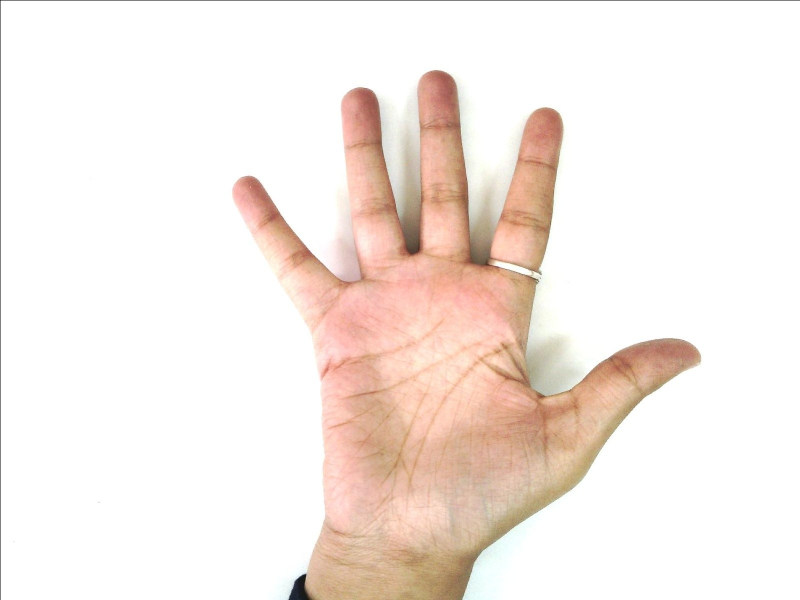
#> input picture data/MySample/img/image112.jpg, 1600 x 1200 px, given in place of IMG_0001.JPG, which was not available (shown at 1/2 size)
$ python my_playground_test2.py --input ../data/MySample/img/image112.jpg
#> lines starting #> are read from the running program, lines starting #| are printed output that depends on the picture; after the words box and inside, x2 and y2 are one past the last pixel; in counts of white or black regions, pixels touching at a corner belong together; pictures that were not available may be replaced by others from this repository, and a replacement may not be noted
from __future__ import print_function
import cv2 as cv
import numpy as np
import argparse
import random as rng

rng.seed(12345)

# image_path = my_utils.path


image_path = "../output/IMG_0001.JPG"


def thresh_callback(val):
    threshold = val
    # Detect edges using Canny
    canny_output = cv.Canny(src_gray, threshold, threshold * 2)
    # Find contours
    contours, _ = cv.findContours(canny_output, cv.RETR_TREE, cv.CHAIN_APPROX_SIMPLE)
    # Find the convex hull object for each contour
    hull_list = []
    for i in range(len(contours)):
        hull = cv.convexHull(contours[i])
        hull_list.append(hull)
    # Draw contours + hull results
    drawing = np.zeros((canny_output.shape[0], canny_output.shape[1], 3), dtype=np.uint8)
    for i in range(len(contours)):
        color = (rng.randint(0, 256), rng.randint(0, 256), rng.randint(0, 256))
        cv.drawContours(drawing, contours, i, color)
        cv.drawContours(drawing, hull_list, i, color)

    # Show in a window
    cv.namedWindow('Contours', cv.WINDOW_NORMAL)
    cv.imshow('Contours', drawing)


# Load source image
parser = argparse.ArgumentParser(description='Code for Convex Hull tutorial.')
parser.add_argument('--input', help='Path to input image.', default='stuff.jpg')
args = parser.parse_args()
src = cv.imread(image_path)
#> src is the input picture: shape (1200, 1600, 3); mean B, G, R 229.7, 235.7, 246
if src is None:
    print('Could not open or find the image:', args.input)
    exit(0)
# Convert image to gray and blur it
src_gray = cv.cvtColor(src, cv.COLOR_BGR2GRAY)
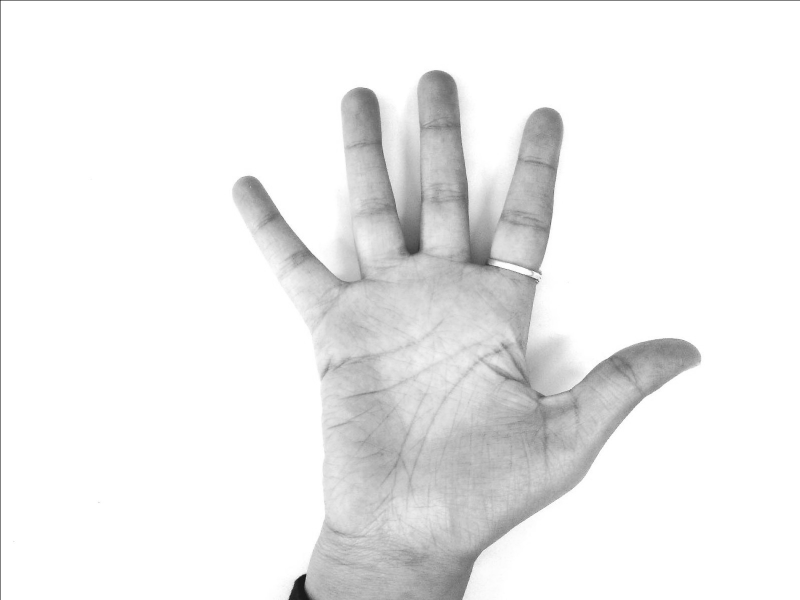
#> src_gray: shape (1200, 1600) (shown at 1/2 size); min 0, max 255, mean 238.1
src_gray = cv.blur(src_gray, (3, 3))
# Create Window
source_window = 'Source'
cv.namedWindow(source_window, cv.WINDOW_NORMAL)
cv.imshow(source_window, src)
max_thresh = 255
thresh = 100  # initial threshold
cv.createTrackbar('Canny thresh:', source_window, thresh, max_thresh, thresh_callback)
thresh_callback(thresh)
#> in thresh_callback, `canny_output = cv.Canny(src_gray, threshold, threshold * 2)`:
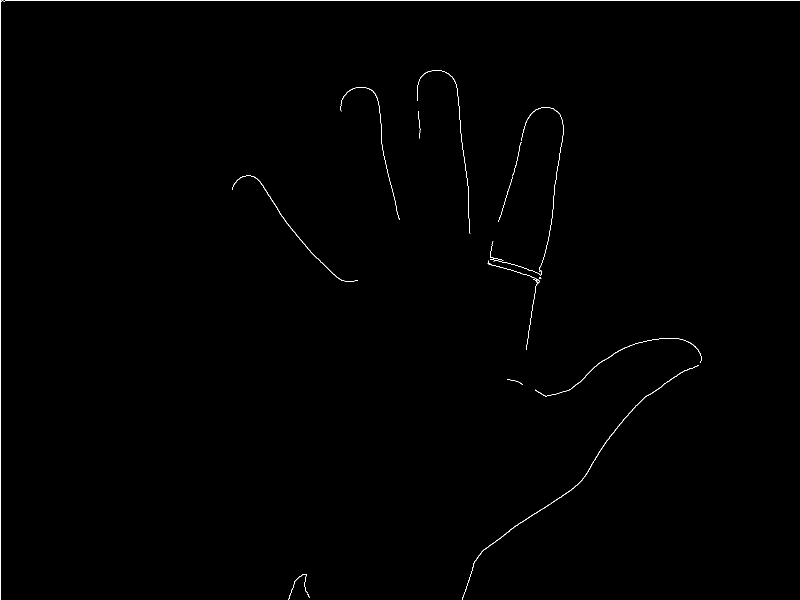
#> canny_output: shape (1200, 1600) (shown at 1/2 size); 0.36% white in thin lines or dots
#> in thresh_callback, `contours, _ = cv.findContours(canny_output, cv.RETR_TREE, cv.CHAIN_APP..`: contours = 21 contours, 13 with area under 20; largest, box (x1, y1, x2, y2) and area: (924, 730, 1398, 1200) 340, (464, 351, 716, 564) 178, (1070, 676, 1403, 793) 115, (980, 214, 1128, 551) 46, (681, 174, 800, 440) 32, (834, 140, 941, 467) 28, (577, 1148, 616, 1200) 22, (975, 521, 1079, 700) 20
#> the loop in thresh_callback, `for i in range(len(contours)):` made 21 passes
#> hull on passes 9, 11, 20, 21: [[1080, 543], [1078, 543], [1078, 542]], [[976, 526], [977, 525], [978, 526], [977, 527]], [[1599, 1], [1, 1199], [0, 1], [1, 0]], [[0, 1], [1, 0], [2, 1], [1, 2]]
#> after the loop in thresh_callback, `for i in range(len(contours)):`: hull_list = 21 contours, 7 with area under 20; largest, box (x1, y1, x2, y2) and area: (0, 0, 1600, 1200) 958600, (980, 214, 1128, 551) 29649, (924, 730, 1398, 1200) 20610, (1070, 676, 1403, 793) 16000, (834, 140, 941, 467) 15864
#> the loop in thresh_callback, `for i in range(len(contours)):` made 21 passes
#> color on passes 1 to 12: (213, 5, 152), (188, 99, 138), (223, 82, 191), (63, 221, 133), (89, 95, 181), (46, 211, 85), (75, 105, 39), (97, 174, 164), (12, 234, 173), (13, 212, 1), (3, 83, 91), (146, 50, 212)
#> after the loop in thresh_callback, `for i in range(len(contours)):`:
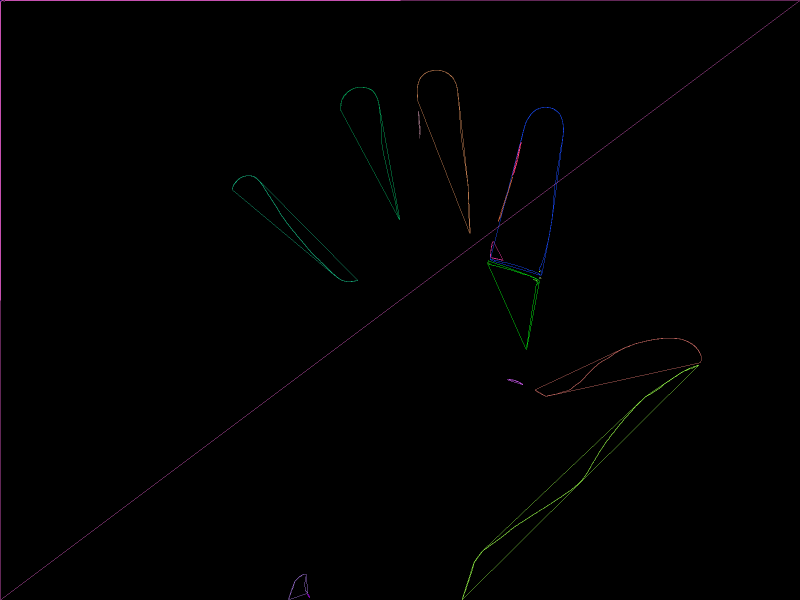
#> drawing: shape (1200, 1600, 3) (shown at 1/2 size); mean of channels 0, 1, 2 1, 0.9, 1; drawn as B, G, R
cv.waitKey()

$ run again, on data/MySample2/img/image12.jpg
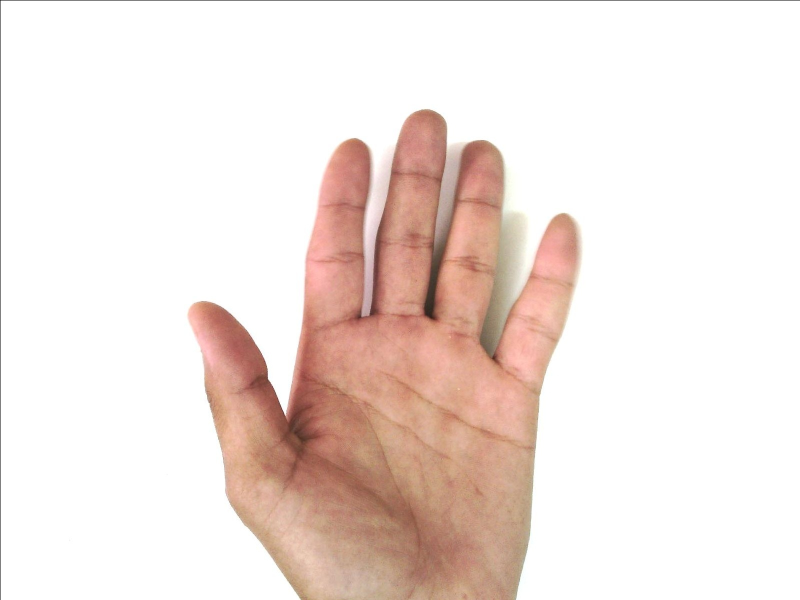
#> input picture data/MySample2/img/image12.jpg, 1600 x 1200 px, given in place of IMG_0001.JPG, which was not available (shown at 1/2 size)
#> src is the input picture: shape (1200, 1600, 3); mean B, G, R 222, 227.3, 240.6
#> in thresh_callback, `canny_output = cv.Canny(src_gray, threshold, threshold * 2)`:
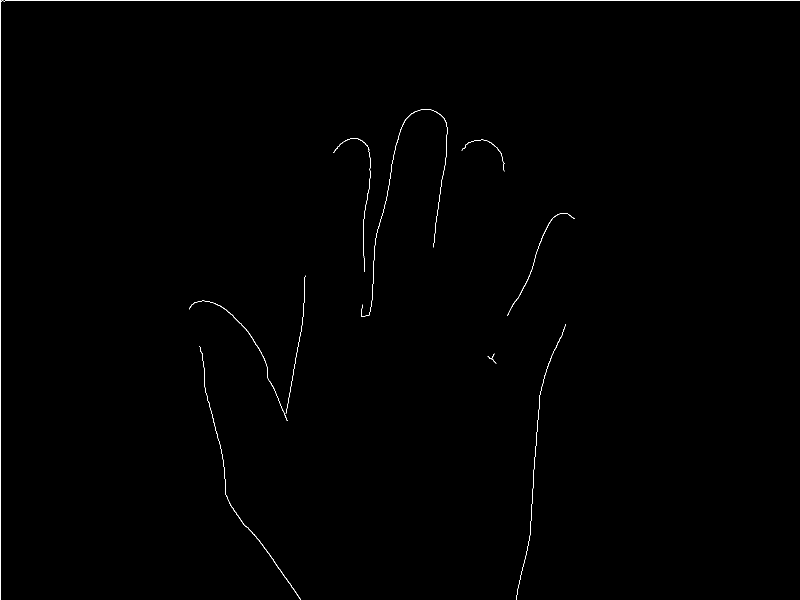
#> canny_output: shape (1200, 1600) (shown at 1/2 size); 0.33% white in thin lines or dots
#> contours = 11 contours, 4 with area under 20; largest, box (x1, y1, x2, y2) and area: (399, 692, 602, 1200) 152, (378, 601, 575, 842) 116, (1015, 426, 1150, 632) 79, (722, 218, 895, 634) 47, (667, 276, 742, 544) 35, (923, 279, 1010, 343) 30, (1032, 648, 1132, 1200) 23
#> the loop in thresh_callback, `for i in range(len(contours)):` made 11 passes
#> hull on passes 10 to 11: [[1599, 1], [1, 1199], [0, 1], [1, 0]], [[0, 1], [1, 0], [2, 1], [1, 2]]
#> after the loop in thresh_callback, `for i in range(len(contours)):`: hull_list = 11 contours, 1 with area under 20; largest, box (x1, y1, x2, y2) and area: (0, 0, 1600, 1200) 958600, (722, 218, 895, 634) 38220, (399, 692, 602, 1200) 18496, (378, 601, 575, 842) 12184, (667, 276, 742, 544) 10549
#> the loop in thresh_callback, `for i in range(len(contours)):` made 11 passes
#> color on passes 1 to 8: (213, 5, 152), (188, 99, 138), (223, 82, 191), (63, 221, 133), (89, 95, 181), (46, 211, 85), (75, 105, 39), (97, 174, 164)
#> after the loop in thresh_callback, `for i in range(len(contours)):`:
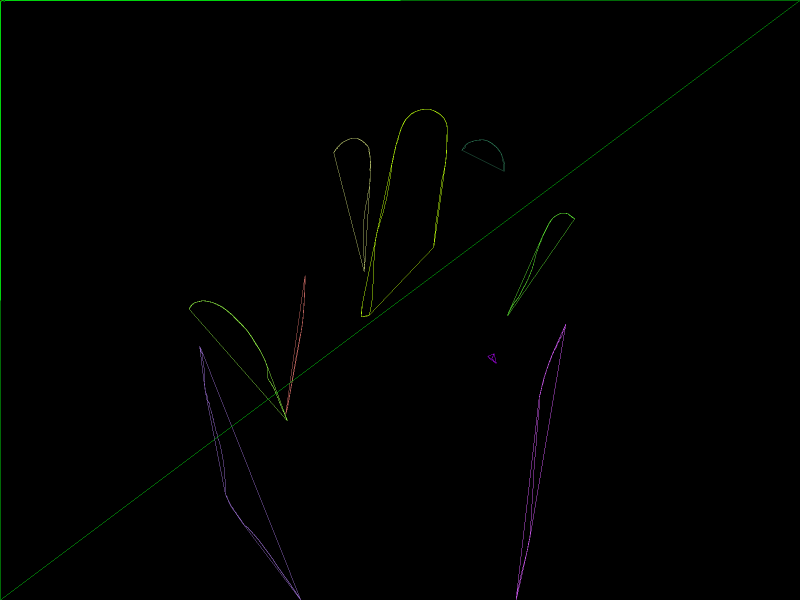
#> drawing: shape (1200, 1600, 3) (shown at 1/2 size); mean of channels 0, 1, 2 0.5, 1.3, 0.7; drawn as B, G, R
